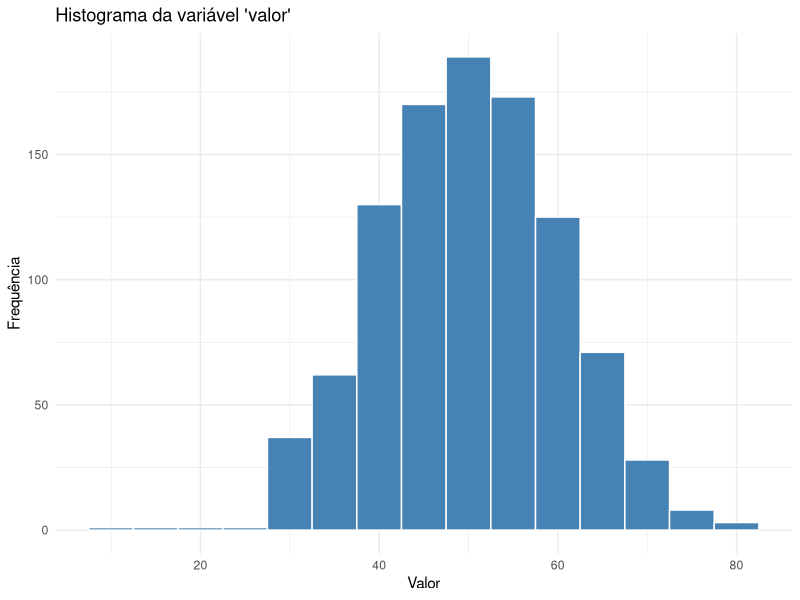

The R source for this figure:
# Simular dados
dados <- data.frame(valor = stats::rnorm(1000, mean = 50, sd = 10))

# Histograma
ggplot2::ggplot(dados, ggplot2::aes(x = valor)) +
  ggplot2::geom_histogram(binwidth = 5, fill = "steelblue", color = "white") +
  ggplot2::labs(title = "Histograma da variável 'valor'",
                x = "Valor", y = "Frequência") +
  ggplot2::theme_minimal()
